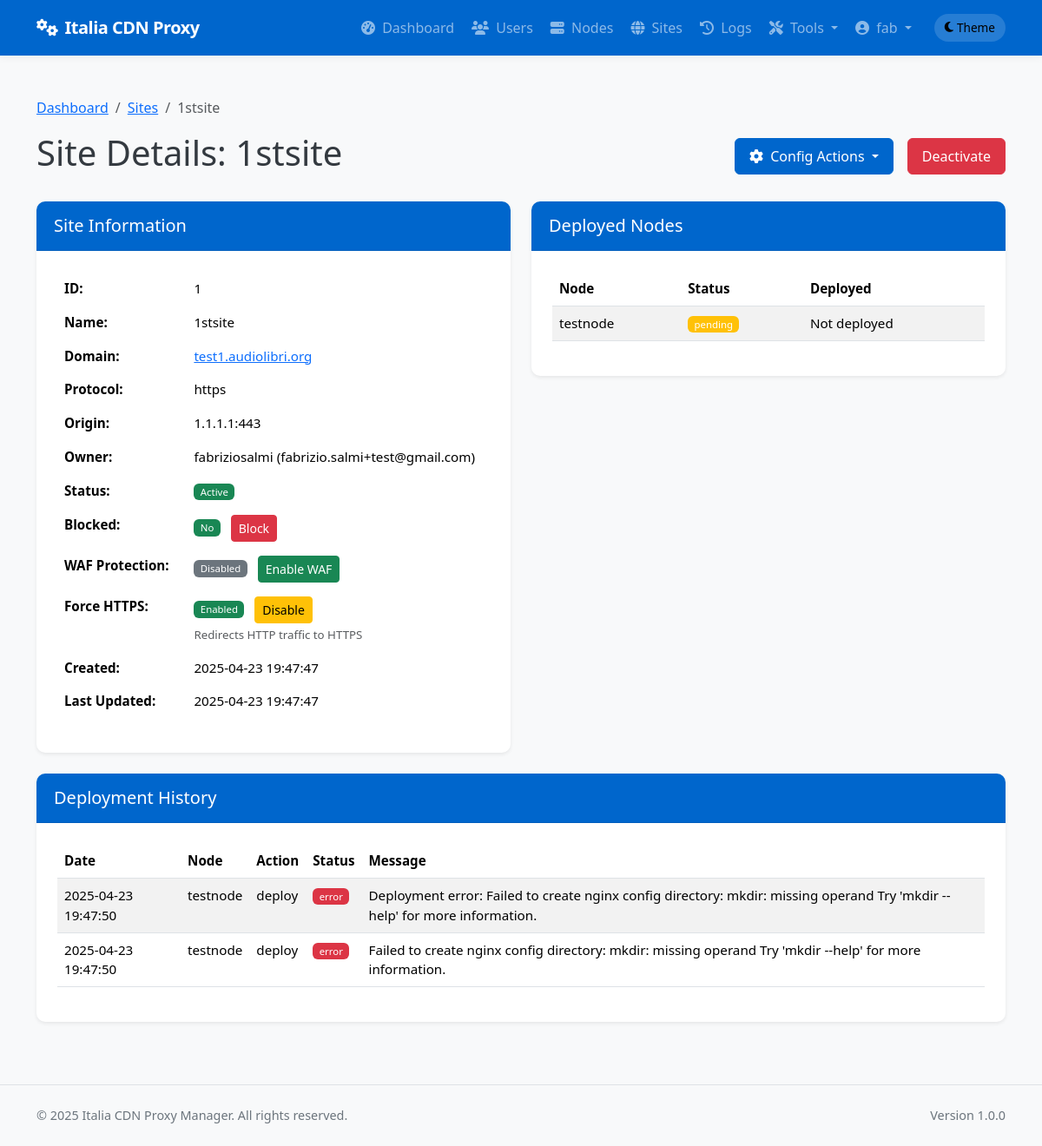
Page /admin/sites/1 (signed in) on the earlier database version.
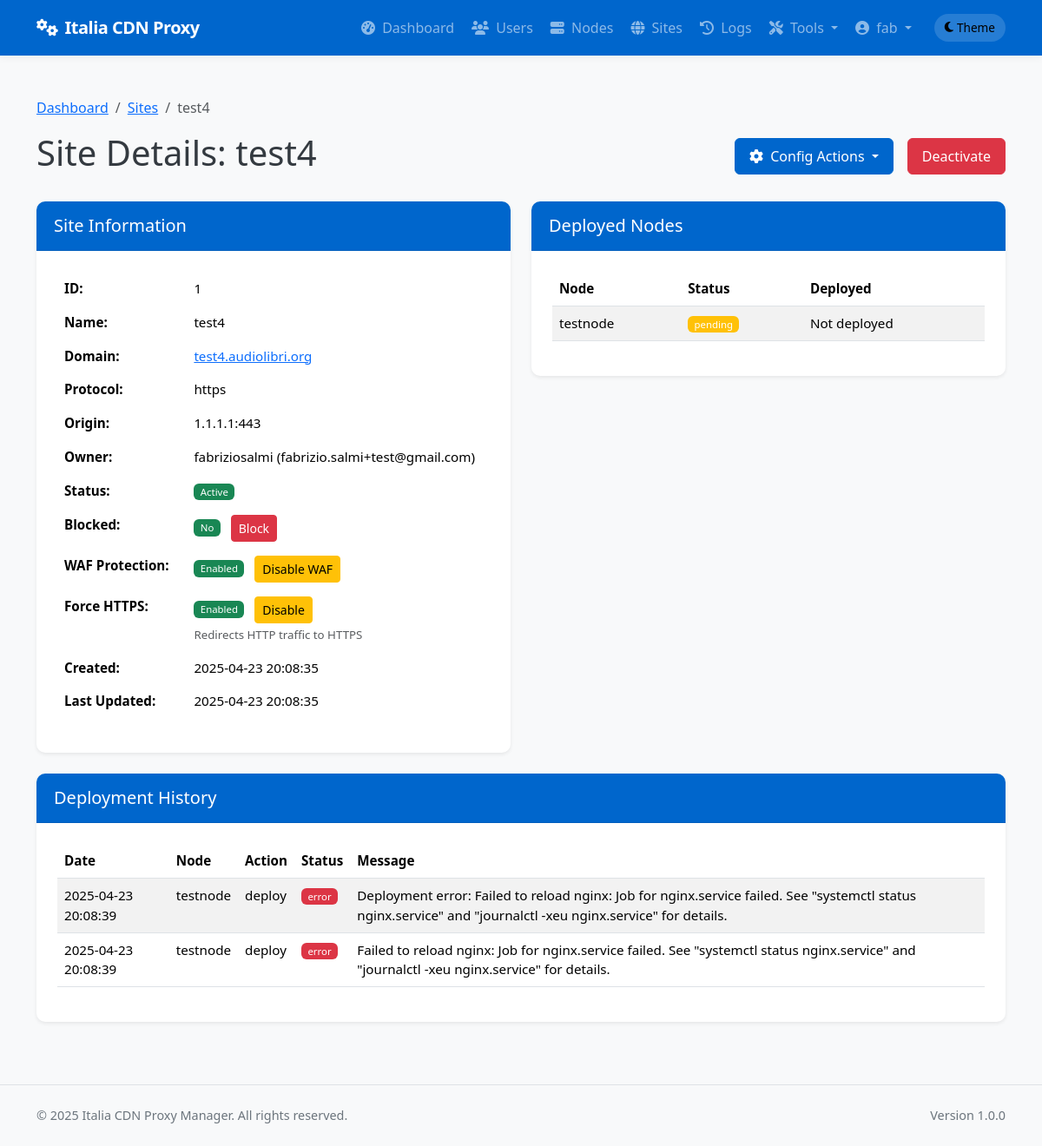
Same page on the later database version.
### app/models/models.py (models this page shows, shortened)
class Site(db.Model):
    __tablename__ = 'sites'
    id = db.Column(db.Integer, primary_key=True)
    name = db.Column(db.String(64), nullable=False)
    domain = db.Column(db.String(255), unique=True, nullable=False)
    protocol = db.Column(db.String(10), nullable=False, default='https')  # http or https
    origin_protocol = db.Column(db.String(10), nullable=False, default='http')  # http or https for origin
    origin_address = db.Column(db.String(255), nullable=False)  # Backend server address
    origin_port = db.Column(db.Integer, nullable=False)
    user_id = db.Column(db.Integer, db.ForeignKey('users.id'), nullable=True)  # Allow null for discovered sites
    is_active = db.Column(db.Boolean, default=True)
    is_blocked = db.Column(db.Boolean, default=False)
    is_discovered = db.Column(db.Boolean, default=False)  # Whether this site was discovered from node
    use_waf = db.Column(db.Boolean, default=False)
    waf_rule_level = db.Column(db.String(10), default='basic')  # basic, medium, strict
    waf_custom_rules = db.Column(db.Text, nullable=True)  # Custom WAF rules
    waf_max_request_size = db.Column(db.Integer, default=1)  # Max request size in MB
    waf_request_timeout = db.Column(db.Integer, default=60)  # Request timeout in seconds
    waf_block_tor_exit_nodes = db.Column(db.Boolean, default=False)  # Block Tor exit nodes
    waf_rate_limiting_enabled = db.Column(db.Boolean, default=False)  # Enable rate limiting
    waf_rate_limiting_requests = db.Column(db.Integer, default=100)  # Requests per minute
    waf_rate_limiting_burst = db.Column(db.Integer, default=200)  # Burst requests
    force_https = db.Column(db.Boolean, default=True)  # New column to force HTTP to HTTPS redirect
    enable_cache = db.Column(db.Boolean, default=True)
    cache_time = db.Column(db.Integer, default=3600)  # Cache time in seconds, default 1 hour
    cache_static_time = db.Column(db.Integer, default=86400)  # Cache time for static assets in seconds, default 1 day
    custom_cache_rules = db.Column(db.Text, nullable=True)  # Custom cache rules in Nginx format
    cache_browser_time = db.Column(db.Integer, default=3600)  # Browser cache time in seconds, default 1 hour
    use_geoip = db.Column(db.Boolean, default=False)  # Whether to use GeoIP filtering
    geoip_mode = db.Column(db.String(10), default='blacklist')  # 'blacklist' or 'whitelist'
    geoip_countries = db.Column(db.Text, nullable=True)  # Comma-separated list of country codes
    geoip_level = db.Column(db.String(10), default='nginx')  # 'nginx' or 'iptables'
    created_at = db.Column(db.DateTime, default=datetime.utcnow)
    updated_at = db.Column(db.DateTime, default=datetime.utcnow, onupdate=datetime.utcnow)
    custom_config = db.Column(db.Text, nullable=True)  # Additional Nginx configuration
    site_nodes = db.relationship('SiteNode', backref='site', lazy='dynamic')
    ssl_certificates = db.relationship('SSLCertificate', backref='site', lazy='dynamic')
    config_versions = db.relationship('ConfigVersion', backref='site', lazy='dynamic')

class DeploymentLog(db.Model):
    __tablename__ = 'deployment_logs'
    id = db.Column(db.Integer, primary_key=True)
    site_id = db.Column(db.Integer, db.ForeignKey('sites.id'), nullable=False)
    node_id = db.Column(db.Integer, db.ForeignKey('nodes.id'), nullable=False)
    user_id = db.Column(db.Integer, db.ForeignKey('users.id'), nullable=True)  # Who performed the action
    action = db.Column(db.String(64), nullable=False)  # deploy, update, remove, ssl_renew, discovery, rollback
    status = db.Column(db.String(20), nullable=False)  # success, error
    message = db.Column(db.Text, nullable=True)
    created_at = db.Column(db.DateTime, default=datetime.utcnow)
    site = db.relationship('Site', backref=db.backref('deployment_logs', lazy='dynamic'))
    node = db.relationship('Node', backref=db.backref('deployment_logs', lazy='dynamic'))
    user = db.relationship('User', backref=db.backref('deployment_logs', lazy='dynamic'))

class Node(db.Model):
    __tablename__ = 'nodes'
    id = db.Column(db.Integer, primary_key=True)
    name = db.Column(db.String(64), unique=True, nullable=False)
    ip_address = db.Column(db.String(45), nullable=False)  # IPv4 or IPv6
    ssh_port = db.Column(db.Integer, default=22)
    ssh_user = db.Column(db.String(64), nullable=False)
    ssh_key_path = db.Column(db.String(256), nullable=True)  # Path to SSH key file
    _ssh_password = db.Column('ssh_password', db.String(256), nullable=True)  # Encrypted password (if using password auth)
    is_active = db.Column(db.Boolean, default=True)
    is_discovered = db.Column(db.Boolean, default=False)  # Whether this node was discovered from YAML
    created_at = db.Column(db.DateTime, default=datetime.utcnow)
    updated_at = db.Column(db.DateTime, default=datetime.utcnow, onupdate=datetime.utcnow)
    nginx_config_path = db.Column(db.String(256), default='/etc/nginx/conf.d')
    nginx_reload_command = db.Column(db.String(256), default='sudo systemctl reload nginx')
    detected_nginx_path = db.Column(db.String(256), nullable=True)  # Store detected nginx path
    site_nodes = db.relationship('SiteNode', backref='node', lazy='dynamic')
    @property
    def ssh_password(self):
        """Decrypt password when accessed"""
        from cryptography.fernet import Fernet
        from flask import current_app
        if not self._ssh_password:
            return None
        try:
            key = current_app.config.get('PASSWORD_ENCRYPTION_KEY', 'fallback_key_for_development_only').encode()
            key = key.ljust(32)[:32]
            cipher = Fernet(Fernet.generate_key()) if len(key) < 32 else Fernet(key)
            decrypted = cipher.decrypt(self._ssh_password.encode())
            return decrypted.decode()
        except Exception as e:
            import logging
            logging.error(f"Error decrypting SSH password: {str(e)}")
            return None
    @ssh_password.setter
    def ssh_password(self, password):
        """Encrypt password when set"""
        if not password:
            self._ssh_password = None
            return
        from cryptography.fernet import Fernet
        from flask import current_app
        try:
            key = current_app.config.get('PASSWORD_ENCRYPTION_KEY', 'fallback_key_for_development_only').encode()
            key = key.ljust(32)[:32]
            cipher = Fernet(Fernet.generate_key()) if len(key) < 32 else Fernet(key)
            encrypted = cipher.encrypt(password.encode())
            self._ssh_password = encrypted.decode()
        except Exception as e:
            import logging
            logging.error(f"Error encrypting SSH password: {str(e)}")
            self._ssh_password = None

### app/controllers/admin.py (the view)
@admin.route('/sites/<int:site_id>')
@login_required
@admin_required
def view_site(site_id):
    site = Site.query.get_or_404(site_id)
    site_nodes = SiteNode.query.filter_by(site_id=site_id).all()
    deployment_logs = DeploymentLog.query.filter_by(site_id=site_id).order_by(DeploymentLog.created_at.desc()).all()
    return render_template('admin/sites/view.html',
                           site=site,
                           site_nodes=site_nodes,
                           deployment_logs=deployment_logs)

### app/models/__init__.py (called while the page is built)
@login_manager.user_loader
def load_user(user_id):
    return User.query.get(int(user_id))

### app/models/models.py (called while the page is built)
    def is_admin(self):
        return self.role == 'admin'

### app/services/access_control.py (called while the page is built)
def admin_required(f):
    @wraps(f)
    def decorated_function(*args, **kwargs):
        if not current_user.is_admin():
            flash('You need admin privileges to access this page.', 'error')
            return abort(403)
        return f(*args, **kwargs)
    return decorated_function

### app/templates/admin/sites/view.html (shortened to what the changed rows need)
{% extends 'base.html' %}
{% block content %}
<div class="container py-4">
    <nav aria-label="breadcrumb">
        <ol class="breadcrumb">
            <li class="breadcrumb-item"><a href="{{ url_for('admin.dashboard') }}">Dashboard</a></li>
            <li class="breadcrumb-item"><a href="{{ url_for('admin.list_sites') }}">Sites</a></li>
            <li class="breadcrumb-item active" aria-current="page">{{ site.name }}</li>
        </ol>
    </nav>
    <div class="d-flex justify-content-between align-items-center mb-4">
        <h1>Site Details: {{ site.name }}</h1>
        <div class="d-flex">
            <div class="dropdown me-2">
            </div>
            <form method="POST" action="{{ url_for('admin.toggle_site_active', site_id=site.id) }}" class="ms-2">
                <button type="submit" class="btn btn-{{ 'danger' if site.is_active else 'success' }}">
                    {{ 'Deactivate' if site.is_active else 'Activate' }}
                </button>
            </form>
        </div>
    </div>
    <div class="row">
        <div class="col-md-6">
            <div class="card shadow-sm mb-4">
                <div class="card-body">
                    <table class="table table-borderless">
                        <tr>
                            <th style="width: 30%">ID:</th>
                            <td>{{ site.id }}</td>
                        </tr>
                        <tr>
                            <th>Name:</th>
                            <td>{{ site.name }}</td>
                        </tr>
                        <tr>
                            <th>Domain:</th>
                            <td>
                                <a href="{{ site.protocol }}://{{ site.domain }}" target="_blank" rel="noopener noreferrer">
                                    {{ site.domain }}
                                </a>
                            </td>
                        </tr>
                        <tr>
                            <th>Protocol:</th>
                            <td>{{ site.protocol }}</td>
                        </tr>
                        <tr>
                            <th>Origin:</th>
                            <td>{{ site.origin_address }}:{{ site.origin_port }}</td>
                        </tr>
                        <tr>
                            <th>Owner:</th>
                        </tr>
                        <tr>
                            <th>Status:</th>
                            <td>
                                <span class="badge bg-{{ 'success' if site.is_active else 'danger' }}">
                                    {{ 'Active' if site.is_active else 'Inactive' }}
                                </span>
                            </td>
                        </tr>
                        <tr>
                            <th>Blocked:</th>
                            <td>
                                <span class="badge bg-{{ 'danger' if site.is_blocked else 'success' }}">
                                    {{ 'Yes' if site.is_blocked else 'No' }}
                                </span>
                                <form method="POST" action="{{ url_for('admin.toggle_site_blocked', site_id=site.id) }}" class="d-inline ms-2">
                                    <button type="submit" class="btn btn-sm btn-{{ 'success' if site.is_blocked else 'danger' }}">
                                        {{ 'Unblock' if site.is_blocked else 'Block' }}
                                    </button>
                                </form>
                            </td>
                        </tr>
                        <tr>
                            <th>WAF Protection:</th>
                            <td>
                                <span class="badge bg-{{ 'success' if site.use_waf else 'secondary' }}">
                                    {{ 'Enabled' if site.use_waf else 'Disabled' }}
                                </span>
                                <form method="POST" action="{{ url_for('admin.toggle_site_waf', site_id=site.id) }}" class="d-inline ms-2">
                                    <button type="submit" class="btn btn-sm btn-{{ 'warning' if site.use_waf else 'success' }}">
                                        {{ 'Disable WAF' if site.use_waf else 'Enable WAF' }}
                                    </button>
                                </form>
                            </td>
                        </tr>
                        <tr>
                            <th>Force HTTPS:</th>
                            <td>
                                <span class="badge bg-{{ 'success' if site.force_https else 'secondary' }}">
                                    {{ 'Enabled' if site.force_https else 'Disabled' }}
                                </span>
                                <form method="POST" action="{{ url_for('admin.toggle_site_force_https', site_id=site.id) }}" class="d-inline ms-2">
                                    <button type="submit" class="btn btn-sm btn-{{ 'warning' if site.force_https else 'success' }}">
                                        {{ 'Disable' if site.force_https else 'Enable' }}
                                    </button>
                                </form>
                                <div class="form-text small text-muted">
                                    {% if site.force_https %}Redirects HTTP traffic to HTTPS{% else %}Allows both HTTP and HTTPS traffic{% endif %}
                                </div>
                            </td>
                        </tr>
                        <tr>
                            <th>Created:</th>
                            <td>{{ site.created_at.strftime('%Y-%m-%d %H:%M:%S') }}</td>
                        </tr>
                        <tr>
                            <th>Last Updated:</th>
                            <td>{{ site.updated_at.strftime('%Y-%m-%d %H:%M:%S') }}</td>
                        </tr>
                    </table>
                </div>
            </div>
        </div>
        <div class="col-md-6">
            <div class="card shadow-sm mb-4">
                <div class="card-body">
                    {% if site_nodes %}
                        <div class="table-responsive">
                            <table class="table table-striped">
                                <thead>
                                    <tr>
                                        <th>Node</th>
                                        <th>Status</th>
                                        <th>Deployed</th>
                                    </tr>
                                </thead>
                            </table>
                        </div>
                    {% else %}
                        <div class="alert alert-info">
                            This site is not yet deployed to any nodes.
                        </div>
                    {% endif %}
                </div>
            </div>
        </div>
    </div>
    <div class="card shadow-sm mb-4">
        <div class="card-body">
            {% if deployment_logs %}
                <div class="table-responsive">
                    <table class="table table-striped">
                        <thead>
                            <tr>
                                <th>Date</th>
                                <th>Node</th>
                                <th>Action</th>
                                <th>Status</th>
                                <th>Message</th>
                            </tr>
                        </thead>
                        <tbody>
                            {% for log in deployment_logs %}
                            <tr>
                                <td>{{ log.created_at.strftime('%Y-%m-%d %H:%M:%S') }}</td>
                                <td>{{ log.node.name }}</td>
                                <td>{{ log.action }}</td>
                                <td>
                                    <span class="badge bg-{{ 'success' if log.status == 'success' else 'danger' }}">
                                        {{ log.status }}
                                    </span>
                                </td>
                                <td>{{ log.message }}</td>
                            </tr>
                            {% endfor %}
                        </tbody>
                    </table>
                </div>
            {% else %}
                <div class="alert alert-info">
                    No deployment logs found for this site.
                </div>
            {% endif %}
        </div>
    </div>
</div>
{% endblock %}

Differences in the rows shown:
changed Site "Deactivate": name "1stsite" → "test4"; domain "test1.audiolibri.org" → "test4.audiolibri.org"; use_waf "Disabled" → "Enabled"; use_waf "Enable WAF" → "Disable WAF"; created_at "2025-04-23 19:47:47" → "2025-04-23 20:08:35"; updated_at "2025-04-23 19:47:47" → "2025-04-23 20:08:35"
changed DeploymentLog: created_at "2025-04-23 19:47:50" → "2025-04-23 20:08:39"; message "Deployment error: Failed to create nginx config directory: mkdir: missing operand Try 'mkdir --help' for more information." → "Deployment error: Failed to reload nginx: Job for nginx.service failed. See \"systemctl status nginx.service\" and \"journalctl -xeu nginx.service\" for details."
changed DeploymentLog: created_at "2025-04-23 19:47:50" → "2025-04-23 20:08:39"; message "Failed to create nginx config directory: mkdir: missing operand Try 'mkdir --help' for more information." → "Failed to reload nginx: Job for nginx.service failed. See \"systemctl status nginx.service\" and \"journalctl -xeu nginx.service\" for details."
